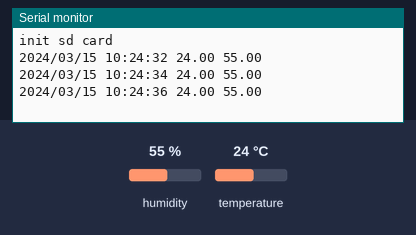
Recording of a sketch running on a simulated Arduino Uno, built with avr-gcc and run on an emulated ATmega328P. Parts: the last lines printed to the serial monitor. The inputs (shaded band) are chosen by the test bench; at power-on: humidity 55 %, temperature 24 °C. The local clock reads 2024-03-15 10:24:30 at power-on unless the sketch sets it; storage starts empty.

Above: at 6.8 s.
6.9 s: humidity set to 22 %
At 9.1 s:
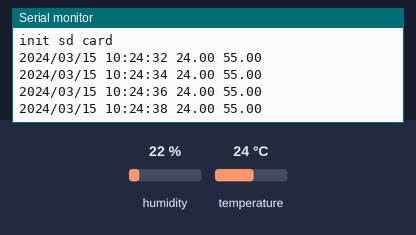
12.2 s: temperature set to 12 °C
At 14.9 s:
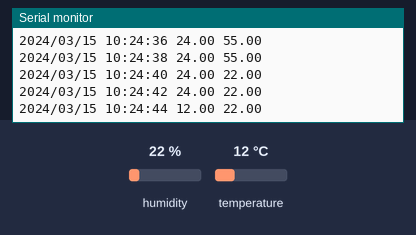
17.5 s: humidity set to 40 %
At 19.1 s:
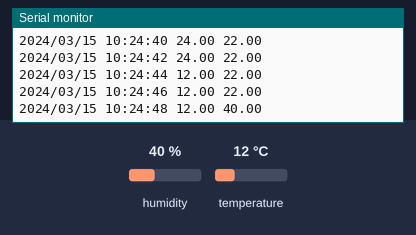
Timing chart, 0 to 20.6 s (numbered marks = the images above; inputs shaded):
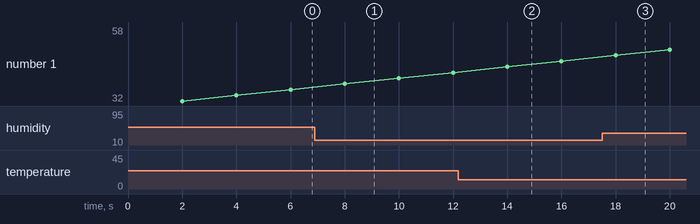

Measured:
- after the input at 12.2 s, the serial monitor: prints a new line after 1.8 s (image 2)
- after the input at 17.5 s, the serial monitor: prints a new line after 0.50 s (image 3)

The sketch:

datalogger.ino
```cpp
#include <SPI.h>
#include <SD.h>
#include "DHT.h"
#include <ThreeWire.h>
#include <RtcDS1302.h>

const int chipSelect = 10;

unsigned long currTime = 0;
unsigned long prevTime = 0;

#define DHTPIN 9

#define DHTTYPE DHT11

DHT dht(DHTPIN, DHTTYPE);

#define DS1302_CLK  5
#define DS1302_DAT  4
#define DS1302_RST  2

ThreeWire myWire(DS1302_DAT, DS1302_CLK, DS1302_RST);
RtcDS1302<ThreeWire> Rtc(myWire);

File dataFile;

void setup() {
  Serial.begin(9600);
  if (!SD.begin(chipSelect)) while (1);
  Serial.println("init sd card");
  dht.begin();

  Rtc.Begin();

  RtcDateTime compiled = RtcDateTime(__DATE__, __TIME__);

  if (!Rtc.IsDateTimeValid()) Rtc.SetDateTime(compiled);
  if (Rtc.GetIsWriteProtected()) Rtc.SetIsWriteProtected(false);
  if (!Rtc.GetIsRunning()) Rtc.SetIsRunning(true);

  RtcDateTime now = Rtc.GetDateTime();
  if (now < compiled) Rtc.SetDateTime(compiled);

  //SD카드에 column name 적기(뺄지 말지 고민)
  dataFile = SD.open("logdata.txt", FILE_WRITE);
  if (dataFile) {
    dataFile.println("Date Time Temperature Humidity");
    dataFile.close();
  }
}

void loop() {
  currTime = millis();
  if (currTime - prevTime >= 2000)
  {
    prevTime = currTime;
    RtcDateTime now = Rtc.GetDateTime();

    // 시간 표시
    char tt[26];
    sprintf(tt, "%04u/%02u/%02u %02u:%02u:%02u", now.Year(), now.Month(), now.Day(), now.Hour(), now.Minute(), now.Second());
    Serial.print(tt);
    Serial.print(" ");

    float humi = dht.readHumidity();
    float temp = dht.readTemperature();
    Serial.print(temp);
    Serial.print(" ");
    Serial.println(humi);

    if (temp >= 0 && temp <= 60)
    {
      // 각종 데이터 기록
      dataFile = SD.open("logdata.txt", FILE_WRITE);
      if (dataFile) {
        dataFile.print(tt);
        dataFile.print(" ");
        dataFile.print(temp);
        dataFile.print(" ");
        dataFile.println(humi);
        dataFile.close();
      }
      else Serial.println("error opening file");
    }
  }
}
```
